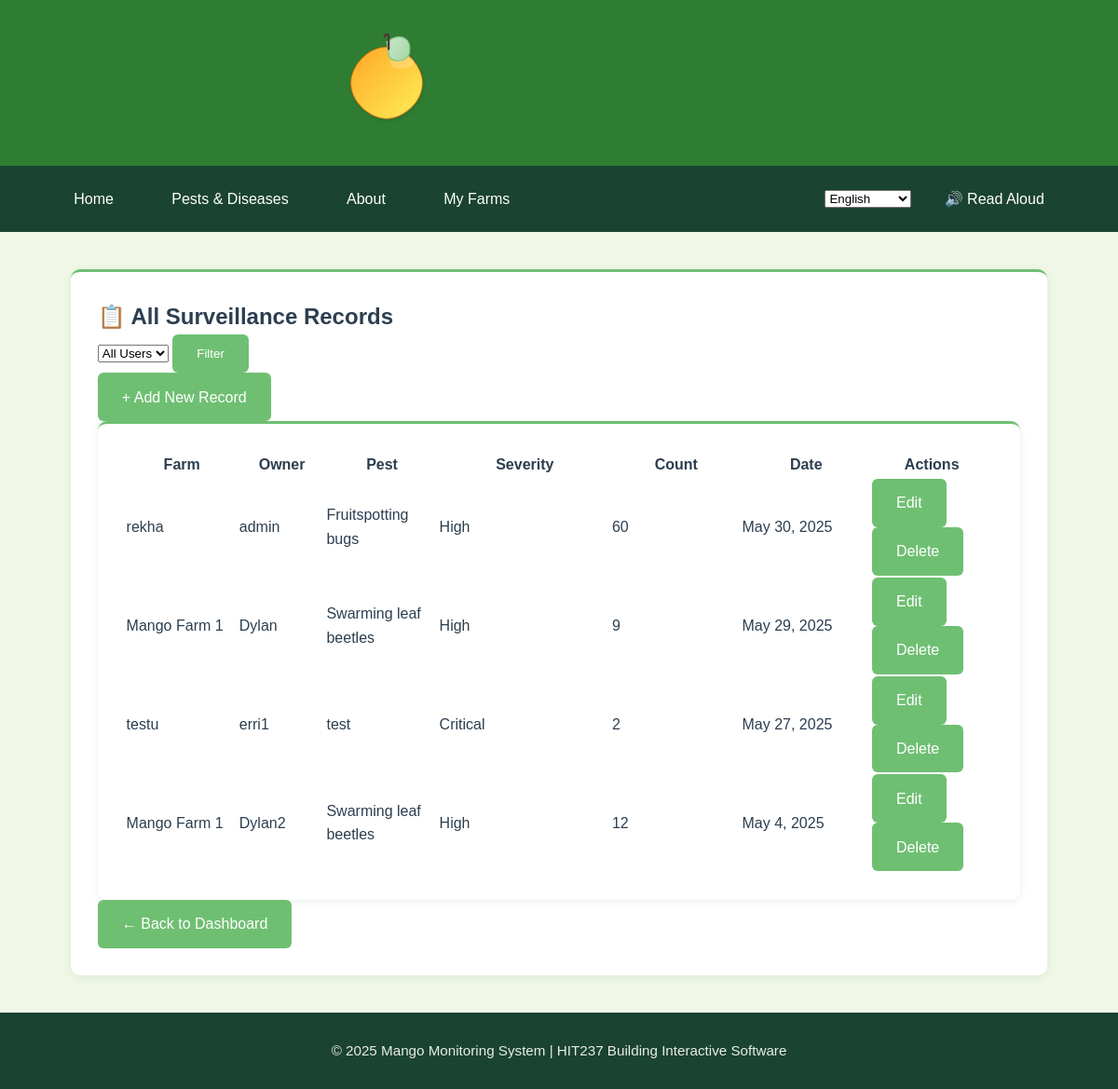
Page /myfarms/surveillance/ (signed in) on the earlier database version.
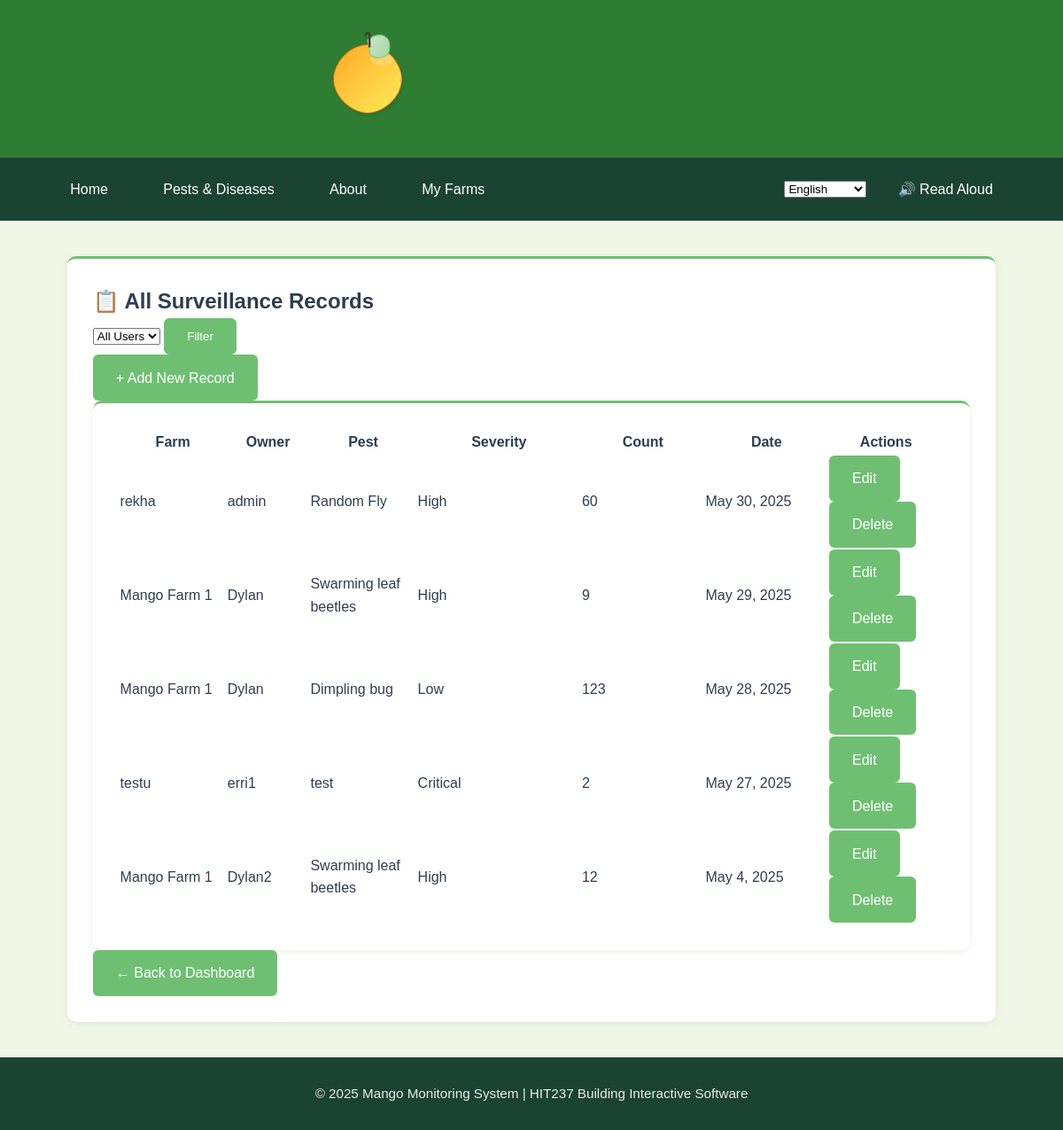
Same page on the later database version.
### App2/models.py (models this page shows, shortened)
class Surveillance(models.Model):
    SEVERITY_CHOICES = [
        (1, 'Low'),
        (2, 'Medium'),
        (3, 'High'),
        (4, 'Critical'),
    ]
    PLANT_PART_CHOICES = [
        ('leaves', 'Leaves'),
        ('fruit', 'Fruit'),
        ('flowers', 'Flowers'),
        ('stem', 'Stem/Branches'),
        ('roots', 'Roots'),
        ('whole', 'Whole Plant'),
    ]
    farm = models.ForeignKey(Farm, on_delete=models.CASCADE, related_name='surveillance_records')
    date_observed = models.DateField()
    time_observed = models.TimeField()
    plants_inspected = models.IntegerField(validators=[MinValueValidator(1)],help_text="Number of plants inspected in this surveillance")
    plant_part = models.CharField(max_length=20, choices=PLANT_PART_CHOICES)
    pest = models.ForeignKey(Pest, on_delete=models.CASCADE, related_name='occurrences')
    severity = models.IntegerField(choices=SEVERITY_CHOICES)
    pest_count = models.IntegerField(default=0, help_text="Estimated number of pests found")
    notes = models.TextField(blank=True)
    weather_conditions = models.CharField(max_length=100, blank=True, help_text="e.g., Sunny, Rainy, Humid")
    created_by = models.ForeignKey(User, on_delete=models.SET_NULL, null=True)
    created_at = models.DateTimeField(auto_now_add=True)
    updated_at = models.DateTimeField(auto_now=True)
    class Meta:
        ordering = ['-date_observed', '-time_observed']

class Farm(models.Model):
    name = models.CharField(max_length=100)
    location = models.CharField(max_length=150)
    owner = models.ForeignKey(User, on_delete=models.CASCADE, related_name="farms")
    total_plants = models.IntegerField(validators=[MinValueValidator(1)], help_text="Total number of mango plants on the property")
    farm_size = models.DecimalField(max_digits=10, decimal_places=2, help_text="Farm size in hectares")
    stocking_rate = models.DecimalField(max_digits=10, decimal_places=2, help_text="Plants per hectare", editable=False)
    created_at = models.DateTimeField(auto_now_add=True)
    updated_at = models.DateTimeField(auto_now=True)
    class Meta:
        ordering = ['name']

class Pest(models.Model):
    name = models.CharField(max_length=100)
    description = models.TextField()
    reference_pest_id = models.IntegerField(null=True, blank=True,help_text="ID from reference pest database if identified")
    created_by = models.ForeignKey(User, on_delete=models.SET_NULL, null=True)

### App2/views.py (the view)
# urls.py: path('surveillance/', views.SurveillanceListView.as_view(), name='surveillance-list'),
class SurveillanceListView(LoginRequiredMixin, ListView):
    model = Surveillance
    template_name = 'app2/surveillance_list.html'
    context_object_name = 'surveillance_records'
    def get_queryset(self):
        if self.request.user.is_superuser:
            user_filter = self.request.GET.get('user_filter', 'all')
            qs = Surveillance.objects.all()
            if user_filter != 'all':
                try:
                    user_id = int(user_filter)
                    qs = qs.filter(farm__owner_id=user_id)
                except (ValueError, TypeError):
                    pass
        else:
            qs = Surveillance.objects.filter(farm__owner=self.request.user)
        severity = self.request.GET.get('severity')
        if severity:
            qs = qs.filter(severity=severity)
        return qs
    def get_context_data(self, **kwargs):
        context = super().get_context_data(**kwargs)
        context['severity_filter'] = self.request.GET.get('severity')
        if self.request.user.is_superuser:
            context['users'] = User.objects.all()
            context['current_user_filter'] = self.request.GET.get('user_filter', 'all')
            context['is_superuser'] = True
        else:
            context['is_superuser'] = False
        return context

### App2/templates/App2/surveillance_list.html (shortened to what this page needs)
{% extends 'app2/base.html' %}
{% block content %}
<div class="card shadow-sm p-3">
<div class="container mt-4">  <div class="d-flex justify-content-between align-items-center mb-4">
    <h2>📋 {% if is_superuser %}All {% endif %}Surveillance Records</h2>
    <div class="d-flex">
      {% if is_superuser %}
        <form method="get" class="d-flex me-2">
          <select name="user_filter" class="form-select me-2">
            <option value="all" {% if current_user_filter == 'all' %}selected{% endif %}>All Users</option>
          </select>
          <button type="submit" class="btn btn-primary me-2">Filter</button>
        </form>
      {% endif %}
      <a href="{% url 'App2:surveillance-create' %}" class="btn btn-success">+ Add New Record</a>
    </div>
  </div>
</div>
  {% if surveillance_records %}
  <div class="card shadow-sm p-3">
    <div class="table-responsive">
      <table class="table table-bordered table-hover text-center align-middle surveillance-table">        <thead class="table-success">
          <tr>
            <th style="width: 13%;">Farm</th>
            {% if is_superuser %}<th style="width: 10%;">Owner</th>{% endif %}
            <th style="width: 13%;">Pest</th>
            <th style="width: 20%;">Severity</th>
            <th style="width: 15%;">Count</th>
            <th style="width: 15%;">Date</th>
            <th style="width: 20%;">Actions</th>
          </tr>
        </thead>
        <tbody>
          {% for record in surveillance_records %}
          <tr>
            <td>{{ record.farm.name }}</td>
            {% if is_superuser %}<td>{{ record.farm.owner.username }}</td>{% endif %}
            <td>{{ record.pest.name }}</td>
            <td>
              <span class="badge bg-{% if record.severity == 1 %}success{% elif record.severity == 2 %}info{% elif record.severity == 3 %}warning{% else %}danger{% endif %}">
                {{ record.get_severity_display }}
              </span>
            </td>
            <td>{{ record.pest_count }}</td>
            <td>{{ record.date_observed }}</td>
            <td>
              <div class="btn-group">
                <a href="{% url 'App2:surveillance-update' record.pk %}" class="btn btn-sm btn-outline-secondary">Edit</a>
                <a href="{% url 'App2:surveillance-delete' record.pk %}" class="btn btn-sm btn-outline-danger">Delete</a>
              </div>
            </td>
          </tr>
          {% endfor %}
        </tbody>
      </table>
    </div>
  </div>
  <div class="text-end mt-3">
    <a href="{% url 'App2:profile' %}" class="btn btn-outline-success">← Back to Dashboard</a>
  </div>
  {% else %}
  <div class="alert alert-warning" role="alert">
    No surveillance records found.
  </div>
  {% endif %}
</div>
{% endblock %}

Differences in the rows shown:
changed Surveillance "rekha": pest.name "Fruitspotting bugs" → "Random Fly"
added Surveillance: farm.name "Mango Farm 1", farm.owner.username "Dylan", pest.name "Dimpling bug", severity "Low", pest_count "123", date_observed "May 28, 2025"
